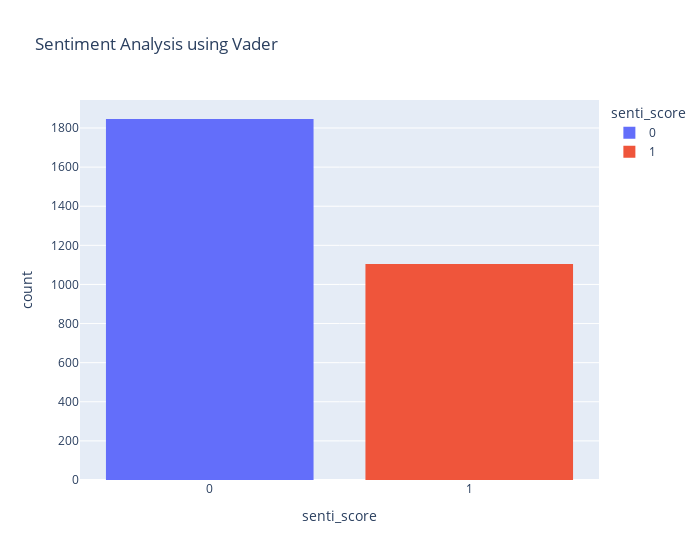

Notebook code for this chart:
### Code cell
px.histogram(df_vader,x="senti_score", color="senti_score", width=700, title="Sentiment Analysis using Vader")

### Figure 1 — Plotly figure (JSON) as saved in the notebook; plotly's stock layout.template omitted (floating-point values rounded to 4 significant figures; data arrays with more than 128 entries replaced by an {"elided": "..."} marker saying what was removed)
{"data": [{"alignmentgroup": "True", "bingroup": "x", "hovertemplate": "senti_score=%{x}<br>count=%{y}<extra></extra>", "legendgroup": "0", "marker": {"color": "#636efa", "pattern": {"shape": ""}}, "name": "0", "offsetgroup": "0", "orientation": "v", "showlegend": true, "type": "histogram", "x": {"elided": "1846 str values"}, "xaxis": "x", "yaxis": "y"}, {"alignmentgroup": "True", "bingroup": "x", "hovertemplate": "senti_score=%{x}<br>count=%{y}<extra></extra>", "legendgroup": "1", "marker": {"color": "#EF553B", "pattern": {"shape": ""}}, "name": "1", "offsetgroup": "1", "orientation": "v", "showlegend": true, "type": "histogram", "x": {"elided": "1104 str values"}, "xaxis": "x", "yaxis": "y"}], "layout": {"barmode": "relative", "legend": {"title": {"text": "senti_score"}, "tracegroupgap": 0}, "title": {"text": "Sentiment Analysis using Vader"}, "width": 700, "xaxis": {"anchor": "y", "categoryarray": ["0", "1"], "categoryorder": "array", "domain": [0, 1], "title": {"text": "senti_score"}}, "yaxis": {"anchor": "x", "domain": [0, 1], "title": {"text": "count"}}}}
